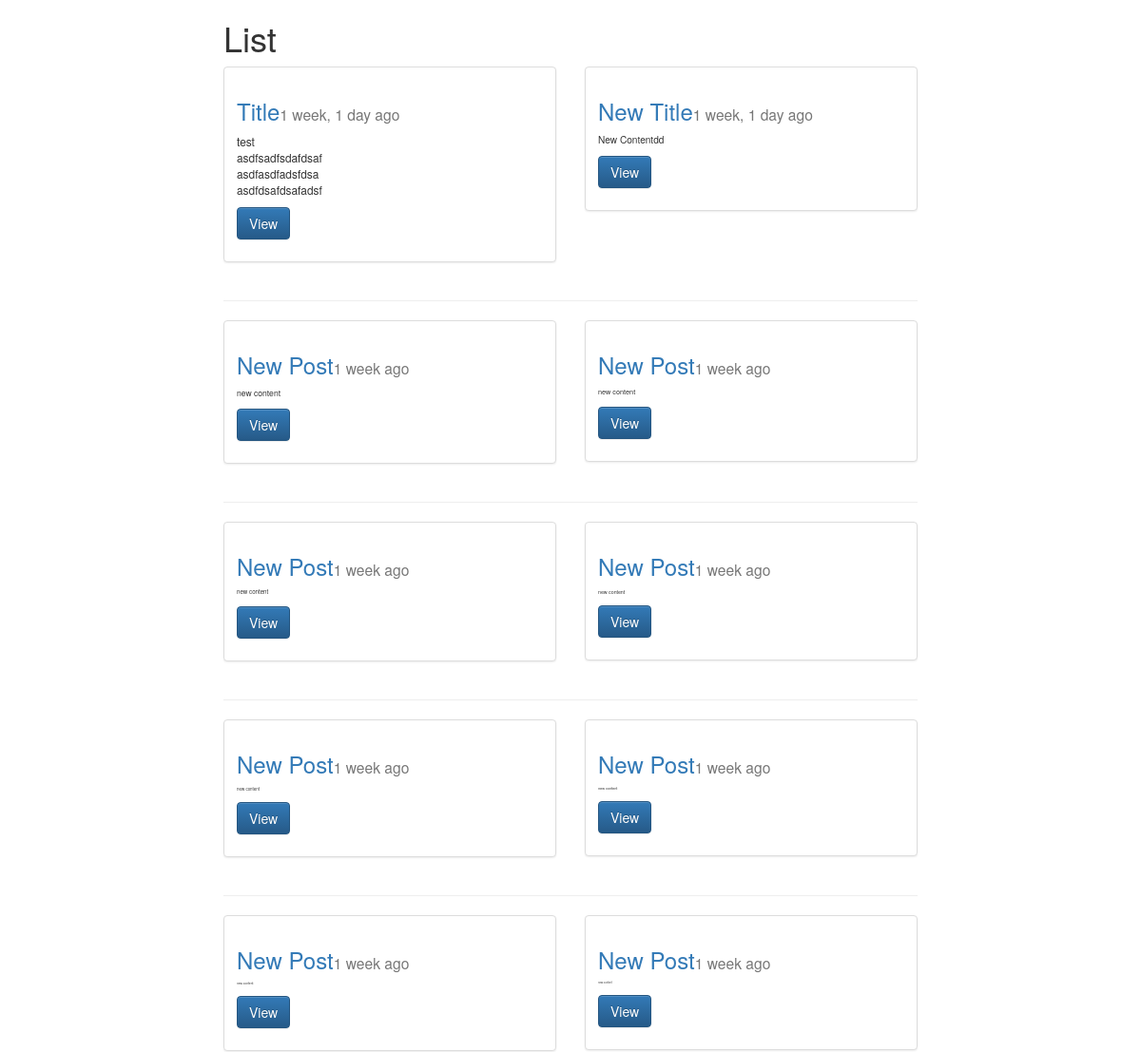
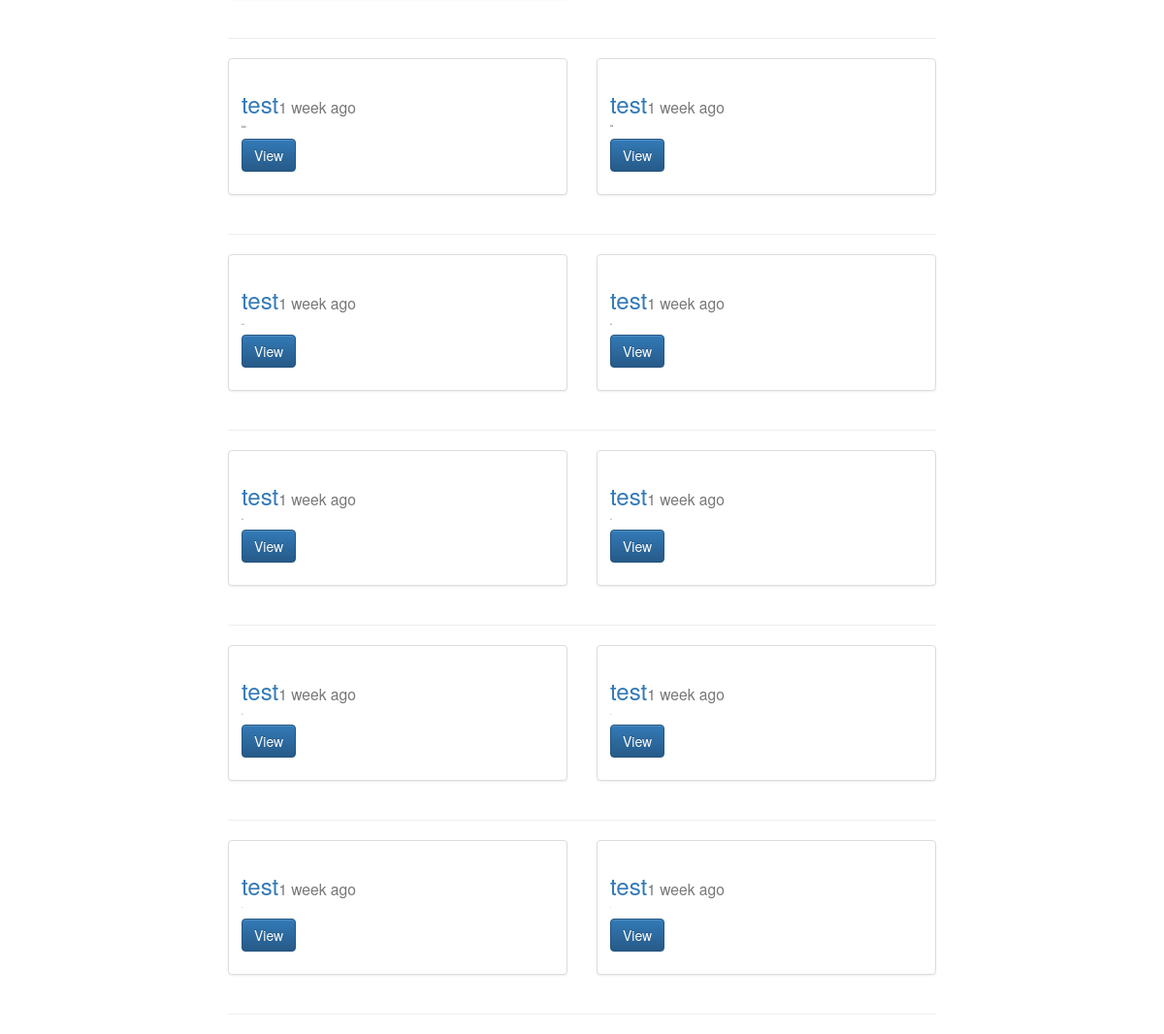
The app's page /posts/list/ with its own data (2 pictures, top to bottom).
### posts/models.py (models this page shows, shortened)
class Post(models.Model):
    title = models.CharField(max_length=120)
    content = models.TextField()
    updated = models.DateTimeField(auto_now=True, auto_now_add=False)
    timestamp = models.DateTimeField(auto_now=False, auto_now_add=True)
    def get_absolute_url(self):
        return reverse("posts:detail", kwargs={"id":self.id})

### posts/views.py (the view)
def post_list(request):
    queryset = Post.objects.all()
    context = {
        "object_list": queryset,
        "title": "List"
    }
    return render(request,'post_list.html',context)

### templates/post_list.html (shortened to what this page needs)
{% extends "base.html" %} {% block content %}
<div class='col-sm-8 col-sm-offset-2'>
  <h1>{{title}}</h1>
  <div class="row">
    {% for obj in object_list %}
    <div class="col-sm-6 ">
      <div class="thumbnail">
        <div class="caption">
          <h3><a href='{{ obj.get_absolute_url }}'>{{obj.title}}</a><small>{{obj.timestamp|timesince}} ago</h3>
        <p>{{obj.content|linebreaks|truncatechars:120}}</p>
        <p><a href='{{ obj.get_absolute_url }}' class="btn btn-primary" role="button">View</a></p>
      </div>
    </div>
  </div>
  {% cycle "" "<div class='col-sm-12'><hr/></div></div><div class='row'>" %}
  {% endfor %}
</div>
{% endblock content %}

### templates/base.html (shortened to what this page needs)
{% load staticfiles %}
<html>
<head>
  <link rel='stylesheet' href='{% static "css/base.css" %}'/>
</head>
<body>
  <div class='container'>
    {% block content %}
    {% endblock content %}
  </div>
</body>
</html>
<link rel="stylesheet" href="https://maxcdn.bootstrapcdn.com/bootstrap/3.3.7/css/bootstrap.min.css">
<link rel="stylesheet" href="https://maxcdn.bootstrapcdn.com/bootstrap/3.3.7/css/bootstrap-theme.min.css">

### static/css/base.css (style rules this page uses)
h1 { color: #777777 }

### records on screen
Post: title "Title", timestamp "1 week, 1 day", content "test asdfsadfsdafdsaf asdfasdfadsfdsa asdfdsafdsafadsf"
Post: title "New Title", timestamp "1 week, 1 day", content "New Contentdd"
Post: title "New Post", timestamp "1 week", content "new content"
Post: title "New Post", timestamp "1 week", content "new content"
Post: title "New Post", timestamp "1 week", content "new content"
Post: title "New Post", timestamp "1 week", content "new content"
Post: title "New Post", timestamp "1 week"
Post: title "New Post", timestamp "1 week"
Post: title "New Post", timestamp "1 week"
Post: title "New Post", timestamp "1 week"
Post: title "test", timestamp "1 week"
Post: title "test", timestamp "1 week"
Post: title "test", timestamp "1 week"
Post: title "test", timestamp "1 week"
Post: title "test", timestamp "1 week"
Post: title "test", timestamp "1 week"
Post: title "test", timestamp "1 week"
Post: title "test", timestamp "1 week"
Post: title "test", timestamp "1 week"
Post: title "test", timestamp "1 week"

### other values on screen
{{ title }} "List"
